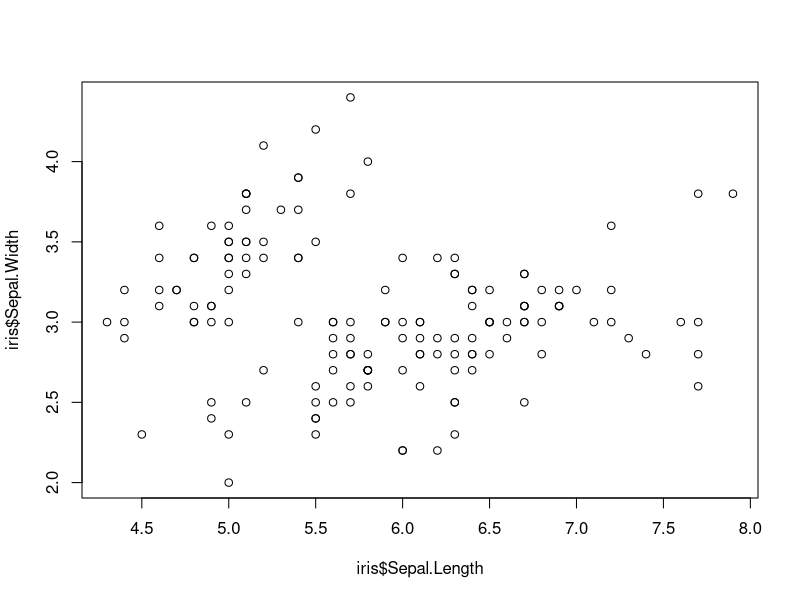
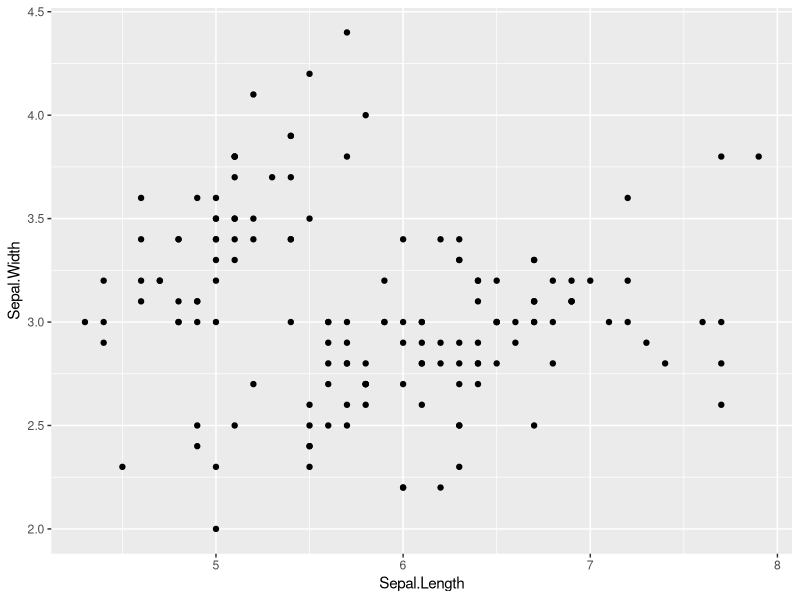
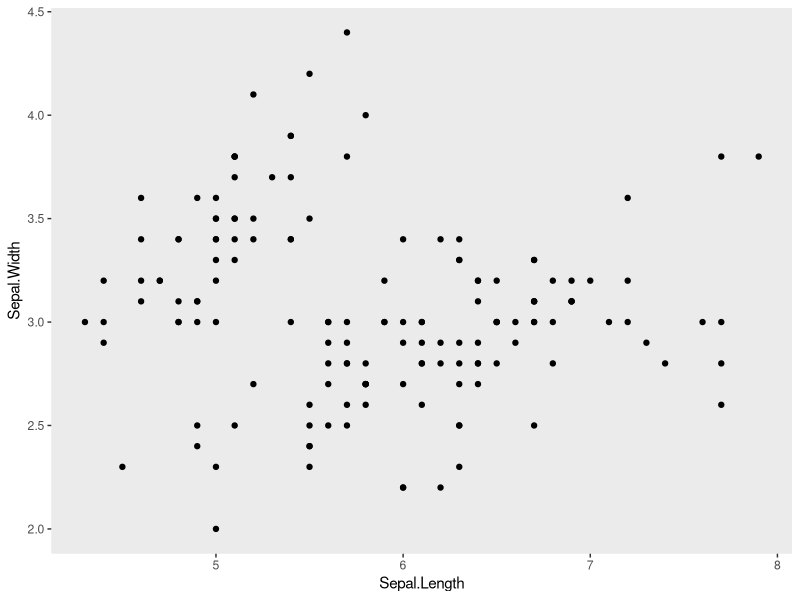
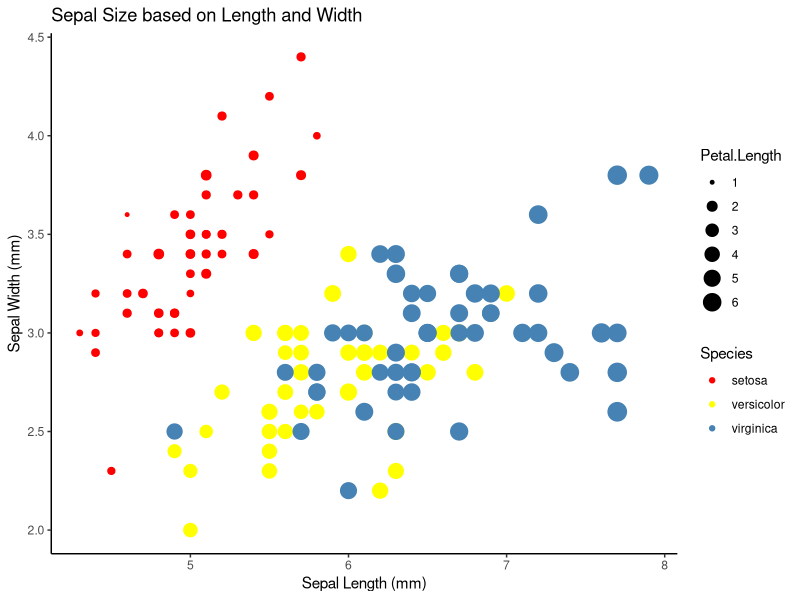

R code for these plots, in order:
#use built in iris dataset
#take a look at it 
head(iris)
#load in some tidyverse packages
library(dplyr)
library(ggplot2)

#####################################
##### Part 1: for loops         #####
#####################################

#Using only data for iris versicolor
#write a for loop
#that produces a regression table
#for each of the following relationships
#1. iris  sepal length x width
#2. iris  petal length x width
#3. iris sepal length x petal length

# hint: consider using a list, and also new vectors for regression variables

#Creates an empty list named final_list
final_list = list()

# Creates a list named flower containing only the data for iris versicolor
flower <- iris[iris$Species=='versicolor',]

# Creates a list of data to be used in the linear models in the following for loop
list_data = list(flower$Sepal.Length, flower$Sepal.Width, flower$Petal.Length,
                 flower$Petal.Width, flower$Sepal.Length, flower$Petal.Length)

for (i in 1:3){
  
  # takes the data from list_data two at a time and assigns them to DataSet1 and DataSet2
  DataSet1 = unlist(list_data[((i*2)-1)])
  DataSet2 = unlist(list_data[(i*2)])
  
  # Uses DataSet1 and DataSet2 and finds the linear model, adds result to final_list
  final_list[[i]] <- lm(DataSet1 ~ DataSet2)
}


#####################################
##### Part 2: data in dplyr     #####
#####################################

#use dplyr to join data of maximum height
#to a new iris data frame
height <- data.frame(Species = c("virginica","setosa","versicolor"),
                     Height.cm = c(60,100,11.8))

# joins iris and height based on species, saves result to irisNew
irisNew <- full_join(iris, height, by ='Species')



#####################################
##### Part 3: plots in ggplot2  #####
#####################################

#look at base R scatter plot
plot(iris$Sepal.Length,iris$Sepal.Width)

#3a. now make the same plot in ggplot
NewPlot1 <- ggplot(iris, aes(Sepal.Length, Sepal.Width)) + geom_point()
# Prints NewPlot1
NewPlot1


#3b. make a scatter plot with ggplot and get rid of  busy grid lines
NewPlot2 <- NewPlot1 + theme(panel.grid.major = element_blank(), panel.grid.minor = element_blank())
# Prints NewPlot2
NewPlot2


#3c. make a scatter plot with ggplot, remove grid lines, add a title and axis labels, 
#    show species by color, and make the point size proportional to petal length
NewPlot3 <- ggplot(iris, aes(Sepal.Length, Sepal.Width, color = Species, size = Petal.Length)) +
            geom_point() + 
            theme_classic() + 
            scale_color_manual(values = c("setosa" = "red",
                              "versicolor"="yellow","virginica"="steelblue")) +
            labs(x = "Sepal Length (mm)", y = "Sepal Width (mm)",
                title = "Sepal Size based on Length and Width")
# Prints NewPlot3
NewPlot3

#####################################
##### Question: how did         #####
##### arguments differ between  #####
##### plot and ggplot?          #####
#####################################	